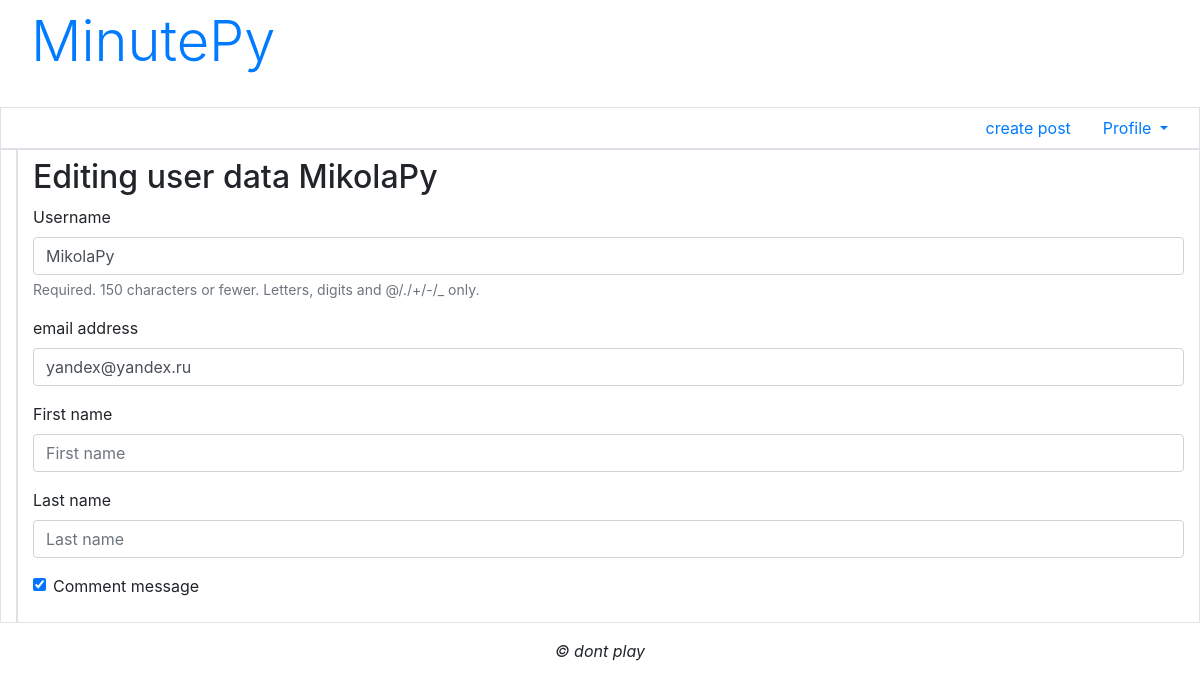
The app's page /accounts/profile/edit/ (signed in), older data.
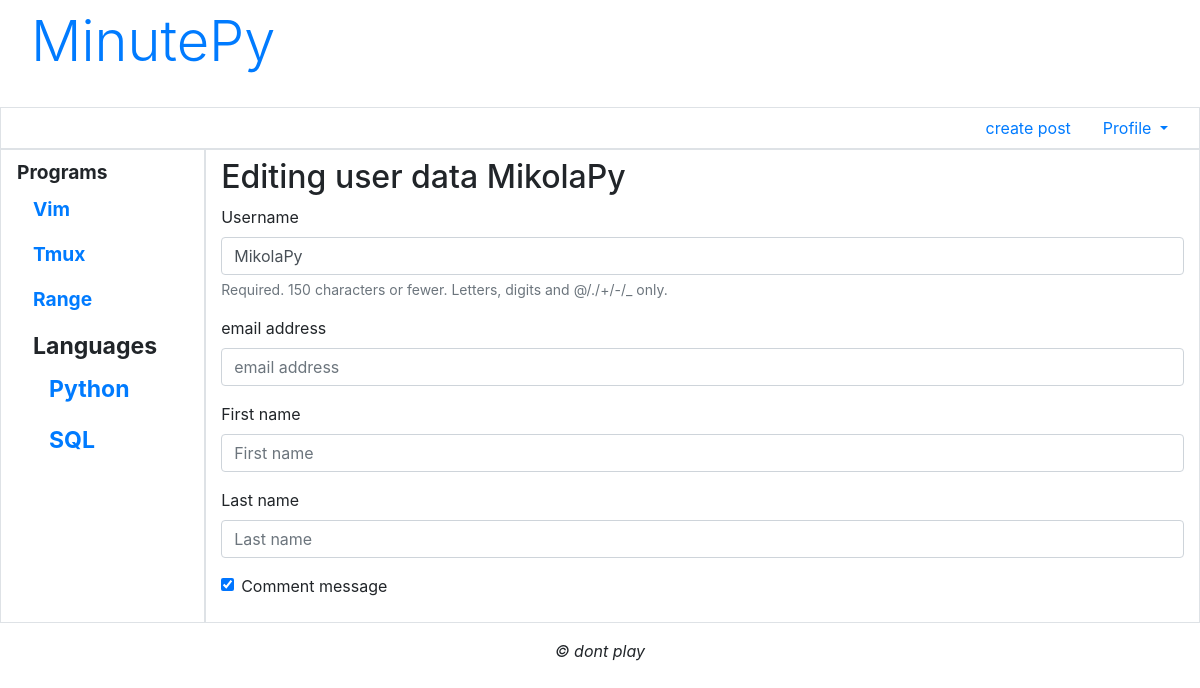
The same page, newer data.
### blog/models.py (models this page shows, shortened)
class AdvUser(AbstractUser):
    is_activated = models.BooleanField(default=True,db_index=True)
    send_message = models.BooleanField(default=True,verbose_name="comment message")
    class Meta(AbstractUser.Meta):
        pass

class Section(models.Model):
    name = models.CharField(max_length=20,db_index=True,unique=True,
                            verbose_name='section name')
    order = models.IntegerField(default=0,db_index=True,verbose_name='order')
    main_section = models.ForeignKey('MainSection',on_delete=models.PROTECT,null=True,
                                     blank=True,verbose_name='main section')

### blog/views.py (the view)
# urls.py: path('accounts/profile/edit/',EditUserView.as_view(),name='edit_user'),
class EditUserView(SuccessMessageMixin,LoginRequiredMixin,UpdateView):
    model = AdvUser
    template_name = 'registration/edit_user.html'
    form_class = UserForm
    success_url = reverse_lazy('profile')
    success_message = 'Change edit'
    def setup(self,request,*args,**kwargs): # easy way get user
        self.user_id = request.user.pk
        return super().setup(request,*args,**kwargs)
    def get_object(self,queryset=None):
        if not queryset:
            queryset = self.get_queryset()
        return get_object_or_404(queryset,pk=self.user_id)

### blog/forms.py
class UserForm(forms.ModelForm):
    email = forms.EmailField(required=True,
                             label='email address')
    class Meta:
        model = AdvUser
        fields = ('username','email','first_name','last_name','send_message')

### blog/models.py (called while the page is built)
    def get_queryset(self):
        return super().get_queryset().filter(main_section__isnull=False)

### blog/templates/registration/edit_user.html (shortened to what this page needs)
{% extends "layout/basic.html" %}
{% load bootstrap4 %}
{% block content %}
<h2>Editing user data {{ user.username }}</h2>
<form method="post">
		{% bootstrap_form form layout='horizontal' %}
</form>
{% endblock %}

### blog/templates/layout/basic.html (shortened to what this page needs)
{% load bootstrap4 %}
{% load static %}
<!DOCTYPE html>
<html>
		<head>
						{% bootstrap_css %}
						<link rel="stylesheet" type="text/css"
						href="{% static "blog/style.css" %}">
		</head>
		<body class="container-fluid">
				<header class="mb-4">
					<a class="display-4 nav-link" href="{% url 'main' %}">MinutePy</a>
				</header>
				<div class="row">
						<ul class="col nav justify-content-end border">
								{% if not user.is_authenticated %}
								<li class="nav-item"><a class="nav-link"
								href="{% url 'register' %} ">registraition</a></li>
								<li class="nav-item"><a class="nav-link"
								href="{% url "login" %}">login</a></li>
								{% else %}
								<li class="nav-item"><a class="nav-link"
								href="{% url "postcreate" %}">create post</a></li>
								<li class="nav-item dropdown">
										<a class="nav-link dropdown-toggle"
										data-toggle="dropdown"
										href="#" role="button" aria-haspopup="true"
										aria-expanded="false">Profile</а>
								</li>
								{% endif %}
						</ul>
				</div>
				<div class="row">
						<nav class="col-md-auto nav flex-column border">
								{% for marker in markers %}
								{% ifchanged marker.main_section %}
								<span class="nav-link root font-weight-bold">
								{{ marker.main_section.name }}
								{% endifchanged %}
								<a class="nav-link" href="{% url 'by_marker' marker_name=marker.name %}">
									{{ marker.name }}</a>
								{% endfor %}
						</nav>
						<section class="col border py-2">
								{% block content %}
								{% endblock %}
						</section>
				</div>
				<footer class="mt-3">
						<p class="text-center font-italic">&copy; dont play </p>
				</footer>
		</body>
</html>

Row changes from the older to the newer data that the page shows:
added Section: main_section.name "Programs", name "Vim"
added Section: name "Tmux"
added Section: name "Range"
added Section: main_section.name "Languages", name "Python"
added Section: name "SQL"
changed AdvUser "MikolaPy": email "yandex@yandex.ru" → (not shown)
